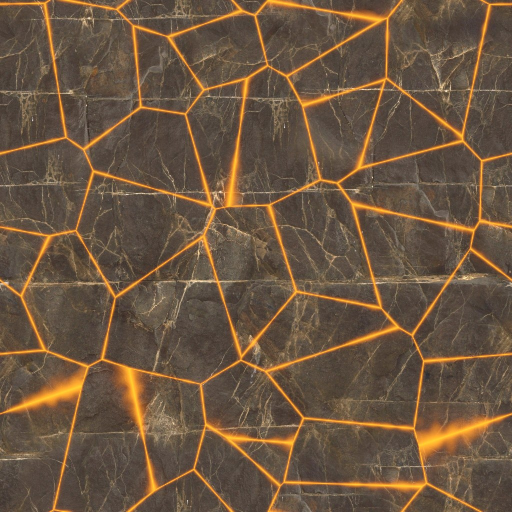
#> input picture oyun/src/assets/doku/bazalt.jpg, 1024 x 1024 px, found by its file name (shown at 1/2 size); its folder holds only this picture in this run
$ python doku_duzenle.py
#> lines starting #> are read from the running program, lines starting #| are printed output that depends on the picture
# Poly Haven dokularını (CC0) oyunun ışığına göre parlaklaştırır; bazalta kor çatlakları ekler.
# Girdi: src/assets/doku_eski (önceki hali, parlaklık hedefi), src/assets/doku (indirilen 1K'lar).
import numpy as np
from PIL import Image
from scipy.spatial import cKDTree
D = 'src/assets/doku/'
HEDEF = {'bazalt': 80, 'tasyol': 150, 'surduvar': 150, 'tahta': 105, 'iskele': 95, 'kaya': 140, 'toprak': 115, 'cimen': 115}
for ad, hedef in HEDEF.items():
    im = np.asarray(Image.open(D + ad + '.jpg').convert('RGB')).astype(np.float32)
    kazanc = hedef / max(im.mean(), 1)
#> kazanc = 0.929
    im = np.clip(im * kazanc, 0, 255)
    if ad == 'bazalt':
        n = im.shape[0]
#> n = 1024
        rng = np.random.default_rng(7)
        p = rng.random((34, 2)) * n
        ofs = [(i * n, j * n) for i in (-1, 0, 1) for j in (-1, 0, 1)]
        tum = np.concatenate([p + o for o in ofs])
        yy, xx = np.mgrid[0:n:2, 0:n:2]
        d, _ = cKDTree(tum).query(np.c_[xx.ravel(), yy.ravel()], k=2)
        kenar = (d[:, 1] - d[:, 0]).reshape(xx.shape)
        kenar = np.array(Image.fromarray(kenar.astype(np.float32)).resize((n, n), Image.BICUBIC))
        gurultu = np.asarray(Image.fromarray((rng.random((n // 16, n // 16)) * 255).astype(np.uint8)).resize((n, n), Image.BICUBIC)).astype(np.float32) / 255
        k = np.clip(1 - kenar / (5 + 7 * gurultu), 0, 1) ** 1.5       # ince ve değişken kalınlıklı çatlak
        lav = np.stack([255 * np.ones_like(k), 110 + 90 * k, 20 + 30 * k], -1)
        im = im * (1 - k[..., None]) + lav * k[..., None]
        halo = np.clip(1 - kenar / 22, 0, 1)[..., None] ** 2 * 0.35    # çatlak çevresinde sıcak ışıma
        im = np.clip(im + halo * np.array([120, 30, 0]), 0, 255)
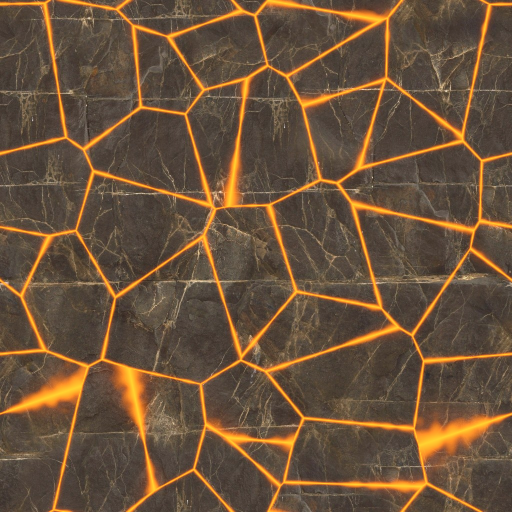
#> im: shape (1024, 1024, 3) float64 (shown at 1/2 size); mean R, G, B 107.4, 83, 59.3
    Image.fromarray(im.astype(np.uint8)).save(D + ad + '.jpg', quality=88)
    print(ad, round(im.mean()))
#| bazalt 83
#> (the run stopped early here; a loop or call above may not have finished)
